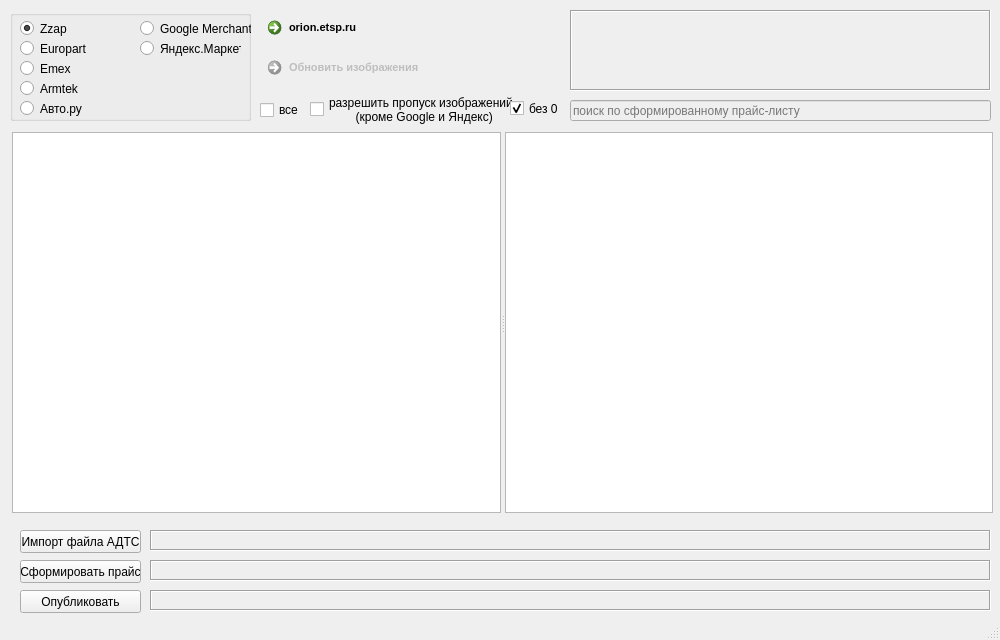
<?xml version="1.0" encoding="UTF-8"?>
<ui version="4.0">
 <class>MainWindow</class>
 <widget class="QMainWindow" name="MainWindow">
  <property name="geometry">
   <rect>
    <x>0</x>
    <y>0</y>
    <width>1000</width>
    <height>640</height>
   </rect>
  </property>
  <property name="sizePolicy">
   <sizepolicy hsizetype="Expanding" vsizetype="Fixed">
    <horstretch>0</horstretch>
    <verstretch>0</verstretch>
   </sizepolicy>
  </property>
  <property name="minimumSize">
   <size>
    <width>1000</width>
    <height>640</height>
   </size>
  </property>
  <property name="maximumSize">
   <size>
    <width>1000</width>
    <height>640</height>
   </size>
  </property>
  <property name="windowTitle">
   <string>Подготовка прайса</string>
  </property>
  <widget class="QWidget" name="centralwidget">
   <widget class="QRadioButton" name="radioButtonZzap">
    <property name="geometry">
     <rect>
      <x>20</x>
      <y>20</y>
      <width>51</width>
      <height>17</height>
     </rect>
    </property>
    <property name="text">
     <string>Zzap</string>
    </property>
    <property name="checked">
     <bool>true</bool>
    </property>
    <attribute name="buttonGroup">
     <string notr="true">buttonGroup</string>
    </attribute>
   </widget>
   <widget class="QPushButton" name="pushButtonOut">
    <property name="geometry">
     <rect>
      <x>20</x>
      <y>560</y>
      <width>121</width>
      <height>23</height>
     </rect>
    </property>
    <property name="cursor">
     <cursorShape>PointingHandCursor</cursorShape>
    </property>
    <property name="text">
     <string>Сформировать прайс</string>
    </property>
   </widget>
   <widget class="QPushButton" name="pushButtonIn">
    <property name="geometry">
     <rect>
      <x>20</x>
      <y>530</y>
      <width>121</width>
      <height>23</height>
     </rect>
    </property>
    <property name="cursor">
     <cursorShape>PointingHandCursor</cursorShape>
    </property>
    <property name="toolTip">
     <string>&lt;html&gt;&lt;head/&gt;&lt;body&gt;&lt;p&gt;импорт CSV файла, сформированного на сервере отчётов&lt;/p&gt;&lt;/body&gt;&lt;/html&gt;</string>
    </property>
    <property name="text">
     <string>Импорт файла АДТС</string>
    </property>
   </widget>
   <widget class="QLabel" name="labelIn">
    <property name="geometry">
     <rect>
      <x>150</x>
      <y>530</y>
      <width>841</width>
      <height>21</height>
     </rect>
    </property>
    <property name="sizePolicy">
     <sizepolicy hsizetype="Preferred" vsizetype="Preferred">
      <horstretch>0</horstretch>
      <verstretch>0</verstretch>
     </sizepolicy>
    </property>
    <property name="font">
     <font>
      <pointsize>10</pointsize>
     </font>
    </property>
    <property name="frameShape">
     <enum>QFrame::Box</enum>
    </property>
    <property name="frameShadow">
     <enum>QFrame::Sunken</enum>
    </property>
    <property name="lineWidth">
     <number>1</number>
    </property>
    <property name="midLineWidth">
     <number>0</number>
    </property>
    <property name="text">
     <string/>
    </property>
   </widget>
   <widget class="QLabel" name="labelOut">
    <property name="geometry">
     <rect>
      <x>150</x>
      <y>560</y>
      <width>841</width>
      <height>21</height>
     </rect>
    </property>
    <property name="font">
     <font>
      <pointsize>10</pointsize>
     </font>
    </property>
    <property name="frameShape">
     <enum>QFrame::Box</enum>
    </property>
    <property name="frameShadow">
     <enum>QFrame::Sunken</enum>
    </property>
    <property name="text">
     <string/>
    </property>
   </widget>
   <widget class="QPushButton" name="pushButtonFTP">
    <property name="geometry">
     <rect>
      <x>20</x>
      <y>590</y>
      <width>121</width>
      <height>23</height>
     </rect>
    </property>
    <property name="cursor">
     <cursorShape>PointingHandCursor</cursorShape>
    </property>
    <property name="toolTip">
     <string>Выложить файлы на http://sellout.etsp.ru/price </string>
    </property>
    <property name="text">
     <string>Опубликовать</string>
    </property>
   </widget>
   <widget class="QLabel" name="labelLostURL">
    <property name="geometry">
     <rect>
      <x>570</x>
      <y>10</y>
      <width>421</width>
      <height>81</height>
     </rect>
    </property>
    <property name="font">
     <font>
      <pointsize>12</pointsize>
     </font>
    </property>
    <property name="frameShape">
     <enum>QFrame::Box</enum>
    </property>
    <property name="frameShadow">
     <enum>QFrame::Sunken</enum>
    </property>
    <property name="text">
     <string/>
    </property>
    <property name="alignment">
     <set>Qt::AlignCenter</set>
    </property>
    <property name="wordWrap">
     <bool>true</bool>
    </property>
   </widget>
   <widget class="QLabel" name="labelFTP">
    <property name="geometry">
     <rect>
      <x>150</x>
      <y>590</y>
      <width>841</width>
      <height>21</height>
     </rect>
    </property>
    <property name="font">
     <font>
      <pointsize>10</pointsize>
     </font>
    </property>
    <property name="frameShape">
     <enum>QFrame::Box</enum>
    </property>
    <property name="frameShadow">
     <enum>QFrame::Sunken</enum>
    </property>
    <property name="text">
     <string/>
    </property>
   </widget>
   <widget class="QRadioButton" name="radioButtonEmex">
    <property name="geometry">
     <rect>
      <x>20</x>
      <y>60</y>
      <width>101</width>
      <height>17</height>
     </rect>
    </property>
    <property name="text">
     <string>Emex</string>
    </property>
    <attribute name="buttonGroup">
     <string notr="true">buttonGroup</string>
    </attribute>
   </widget>
   <widget class="QRadioButton" name="radioButtonAutoru">
    <property name="geometry">
     <rect>
      <x>20</x>
      <y>100</y>
      <width>82</width>
      <height>17</height>
     </rect>
    </property>
    <property name="text">
     <string>Авто.ру</string>
    </property>
    <attribute name="buttonGroup">
     <string notr="true">buttonGroup</string>
    </attribute>
   </widget>
   <widget class="QLineEdit" name="lineEditFilter">
    <property name="enabled">
     <bool>false</bool>
    </property>
    <property name="geometry">
     <rect>
      <x>570</x>
      <y>100</y>
      <width>421</width>
      <height>21</height>
     </rect>
    </property>
    <property name="placeholderText">
     <string>поиск по сформированному прайс-листу</string>
    </property>
   </widget>
   <widget class="QRadioButton" name="radioButtonEuropart">
    <property name="enabled">
     <bool>true</bool>
    </property>
    <property name="geometry">
     <rect>
      <x>20</x>
      <y>40</y>
      <width>82</width>
      <height>17</height>
     </rect>
    </property>
    <property name="text">
     <string>Europart</string>
    </property>
    <attribute name="buttonGroup">
     <string notr="true">buttonGroup</string>
    </attribute>
   </widget>
   <widget class="QRadioButton" name="radioButtonArmtek">
    <property name="enabled">
     <bool>true</bool>
    </property>
    <property name="geometry">
     <rect>
      <x>20</x>
      <y>80</y>
      <width>82</width>
      <height>17</height>
     </rect>
    </property>
    <property name="text">
     <string>Armtek</string>
    </property>
    <attribute name="buttonGroup">
     <string notr="true">buttonGroup</string>
    </attribute>
   </widget>
   <widget class="QGroupBox" name="groupBox">
    <property name="geometry">
     <rect>
      <x>10</x>
      <y>10</y>
      <width>241</width>
      <height>111</height>
     </rect>
    </property>
    <property name="title">
     <string/>
    </property>
    <widget class="QRadioButton" name="radioButtonGoogle">
     <property name="geometry">
      <rect>
       <x>130</x>
       <y>10</y>
       <width>111</width>
       <height>17</height>
      </rect>
     </property>
     <property name="text">
      <string>Google Merchant</string>
     </property>
     <attribute name="buttonGroup">
      <string notr="true">buttonGroup</string>
     </attribute>
    </widget>
    <widget class="QRadioButton" name="radioButtonYandex">
     <property name="geometry">
      <rect>
       <x>130</x>
       <y>30</y>
       <width>101</width>
       <height>17</height>
      </rect>
     </property>
     <property name="text">
      <string>Яндекс.Маркет</string>
     </property>
     <attribute name="buttonGroup">
      <string notr="true">buttonGroup</string>
     </attribute>
    </widget>
   </widget>
   <widget class="QCommandLinkButton" name="commandLinkButtonOrion">
    <property name="geometry">
     <rect>
      <x>260</x>
      <y>10</y>
      <width>171</width>
      <height>36</height>
     </rect>
    </property>
    <property name="font">
     <font>
      <family>Segoe UI</family>
      <pointsize>8</pointsize>
     </font>
    </property>
    <property name="cursor">
     <cursorShape>PointingHandCursor</cursorShape>
    </property>
    <property name="toolTip">
     <string>Сервер отчётов</string>
    </property>
    <property name="text">
     <string>orion.etsp.ru</string>
    </property>
    <property name="iconSize">
     <size>
      <width>16</width>
      <height>16</height>
     </size>
    </property>
   </widget>
   <widget class="QCommandLinkButton" name="commandLinkButtonURL">
    <property name="enabled">
     <bool>false</bool>
    </property>
    <property name="geometry">
     <rect>
      <x>260</x>
      <y>50</y>
      <width>171</width>
      <height>36</height>
     </rect>
    </property>
    <property name="sizePolicy">
     <sizepolicy hsizetype="Preferred" vsizetype="Preferred">
      <horstretch>0</horstretch>
      <verstretch>0</verstretch>
     </sizepolicy>
    </property>
    <property name="font">
     <font>
      <family>Segoe UI</family>
      <pointsize>8</pointsize>
      <kerning>true</kerning>
     </font>
    </property>
    <property name="cursor">
     <cursorShape>PointingHandCursor</cursorShape>
    </property>
    <property name="text">
     <string>Обновить изображения</string>
    </property>
    <property name="iconSize">
     <size>
      <width>16</width>
      <height>16</height>
     </size>
    </property>
   </widget>
   <widget class="QCheckBox" name="checkBoxAll">
    <property name="geometry">
     <rect>
      <x>260</x>
      <y>100</y>
      <width>41</width>
      <height>20</height>
     </rect>
    </property>
    <property name="text">
     <string>все</string>
    </property>
   </widget>
   <widget class="QCheckBox" name="checkBoxNoImage">
    <property name="geometry">
     <rect>
      <x>310</x>
      <y>94</y>
      <width>211</width>
      <height>31</height>
     </rect>
    </property>
    <property name="toolTip">
     <string>&lt;html&gt;&lt;head/&gt;&lt;body&gt;&lt;p&gt;для отсутствующих изображений будет подставлена заглушка noimage.jpg&lt;/p&gt;&lt;/body&gt;&lt;/html&gt;</string>
    </property>
    <property name="text">
     <string>разрешить пропуск изображений
        (кроме Google и Яндекс)</string>
    </property>
   </widget>
   <widget class="QCheckBox" name="checkBoxNoQtyPrice">
    <property name="geometry">
     <rect>
      <x>510</x>
      <y>100</y>
      <width>51</width>
      <height>17</height>
     </rect>
    </property>
    <property name="toolTip">
     <string>&lt;!DOCTYPE HTML PUBLIC &quot;-//W3C//DTD HTML 4.0//EN&quot; &quot;http://www.w3.org/TR/REC-html40/strict.dtd&quot;&gt;
&lt;html&gt;&lt;head&gt;&lt;meta name=&quot;qrichtext&quot; content=&quot;1&quot; /&gt;&lt;style type=&quot;text/css&quot;&gt;
p, li { white-space: pre-wrap; }
&lt;/style&gt;&lt;/head&gt;&lt;body style=&quot; font-family:'MS Shell Dlg 2'; font-size:8pt; font-weight:400; font-style:normal;&quot;&gt;
&lt;p style=&quot; margin-top:12px; margin-bottom:12px; margin-left:0px; margin-right:0px; -qt-block-indent:0; text-indent:0px;&quot;&gt;&lt;span style=&quot; text-decoration: underline;&quot;&gt;исключить &lt;/span&gt;&lt;/p&gt;
&lt;p style=&quot; margin-top:12px; margin-bottom:12px; margin-left:0px; margin-right:0px; -qt-block-indent:0; text-indent:0px;&quot;&gt;нулевые остатки&lt;/p&gt;
&lt;p style=&quot; margin-top:12px; margin-bottom:12px; margin-left:0px; margin-right:0px; -qt-block-indent:0; text-indent:0px;&quot;&gt;нулевые розничные цены ЦР (РУБ)&lt;/p&gt;
&lt;p style=&quot; margin-top:12px; margin-bottom:12px; margin-left:0px; margin-right:0px; -qt-block-indent:0; text-indent:0px;&quot;&gt;нулевые минимальные цены МЦ (КУ)&lt;/p&gt;&lt;/body&gt;&lt;/html&gt;</string>
    </property>
    <property name="text">
     <string>без 0</string>
    </property>
    <property name="checked">
     <bool>true</bool>
    </property>
   </widget>
   <widget class="QSplitter" name="splitter">
    <property name="geometry">
     <rect>
      <x>12</x>
      <y>132</y>
      <width>981</width>
      <height>381</height>
     </rect>
    </property>
    <property name="sizePolicy">
     <sizepolicy hsizetype="Expanding" vsizetype="Expanding">
      <horstretch>0</horstretch>
      <verstretch>0</verstretch>
     </sizepolicy>
    </property>
    <property name="orientation">
     <enum>Qt::Horizontal</enum>
    </property>
    <property name="childrenCollapsible">
     <bool>false</bool>
    </property>
    <widget class="QTableWidget" name="tableWidgetIn">
     <property name="minimumSize">
      <size>
       <width>50</width>
       <height>0</height>
      </size>
     </property>
    </widget>
    <widget class="QTableWidget" name="tableWidgetOut">
     <property name="minimumSize">
      <size>
       <width>50</width>
       <height>0</height>
      </size>
     </property>
     <property name="layoutDirection">
      <enum>Qt::LeftToRight</enum>
     </property>
    </widget>
   </widget>
   <zorder>groupBox</zorder>
   <zorder>radioButtonZzap</zorder>
   <zorder>pushButtonOut</zorder>
   <zorder>pushButtonIn</zorder>
   <zorder>labelIn</zorder>
   <zorder>labelOut</zorder>
   <zorder>pushButtonFTP</zorder>
   <zorder>labelLostURL</zorder>
   <zorder>labelFTP</zorder>
   <zorder>radioButtonEmex</zorder>
   <zorder>radioButtonAutoru</zorder>
   <zorder>lineEditFilter</zorder>
   <zorder>splitter</zorder>
   <zorder>radioButtonEuropart</zorder>
   <zorder>radioButtonArmtek</zorder>
   <zorder>commandLinkButtonOrion</zorder>
   <zorder>commandLinkButtonURL</zorder>
   <zorder>checkBoxAll</zorder>
   <zorder>checkBoxNoImage</zorder>
   <zorder>checkBoxNoQtyPrice</zorder>
  </widget>
  <widget class="QMenuBar" name="menubar">
   <property name="geometry">
    <rect>
     <x>0</x>
     <y>0</y>
     <width>1000</width>
     <height>21</height>
    </rect>
   </property>
  </widget>
  <widget class="QStatusBar" name="statusbar"/>
 </widget>
 <resources/>
 <connections/>
 <buttongroups>
  <buttongroup name="buttonGroup"/>
 </buttongroups>
</ui>
